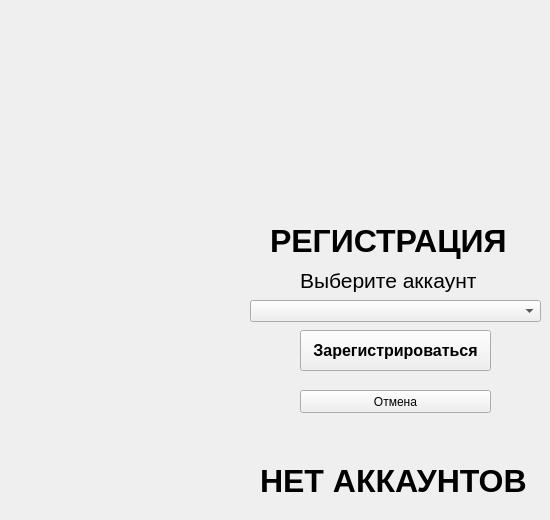
   <widget class="QWidget" name="registerPage">
    <widget class="QComboBox" name="comboBox_8">
     <property name="geometry">
      <rect>
       <x>250</x>
       <y>300</y>
       <width>291</width>
       <height>22</height>
      </rect>
     </property>
    </widget>
    <widget class="QPushButton" name="pushButton_31">
     <property name="geometry">
      <rect>
       <x>300</x>
       <y>330</y>
       <width>191</width>
       <height>41</height>
      </rect>
     </property>
     <property name="font">
      <font>
       <pointsize>12</pointsize>
       <weight>75</weight>
       <bold>true</bold>
      </font>
     </property>
     <property name="text">
      <string>Зарегистрироваться</string>
     </property>
    </widget>
    <widget class="QLabel" name="label_38">
     <property name="geometry">
      <rect>
       <x>270</x>
       <y>210</y>
       <width>251</width>
       <height>61</height>
      </rect>
     </property>
     <property name="font">
      <font>
       <pointsize>24</pointsize>
       <weight>75</weight>
       <bold>true</bold>
      </font>
     </property>
     <property name="text">
      <string>РЕГИСТРАЦИЯ</string>
     </property>
    </widget>
    <widget class="QLabel" name="label_41">
     <property name="geometry">
      <rect>
       <x>300</x>
       <y>260</y>
       <width>181</width>
       <height>41</height>
      </rect>
     </property>
     <property name="font">
      <font>
       <pointsize>16</pointsize>
      </font>
     </property>
     <property name="text">
      <string>Выберите аккаунт</string>
     </property>
    </widget>
    <widget class="QPushButton" name="pushButton_32">
     <property name="geometry">
      <rect>
       <x>300</x>
       <y>390</y>
       <width>191</width>
       <height>23</height>
      </rect>
     </property>
     <property name="text">
      <string>Отмена</string>
     </property>
    </widget>
    <widget class="QLabel" name="label_45">
     <property name="geometry">
      <rect>
       <x>260</x>
       <y>450</y>
       <width>281</width>
       <height>61</height>
      </rect>
     </property>
     <property name="font">
      <font>
       <pointsize>24</pointsize>
       <weight>75</weight>
       <bold>true</bold>
      </font>
     </property>
     <property name="text">
      <string>НЕТ АККАУНТОВ</string>
     </property>
    </widget>
   </widget>
